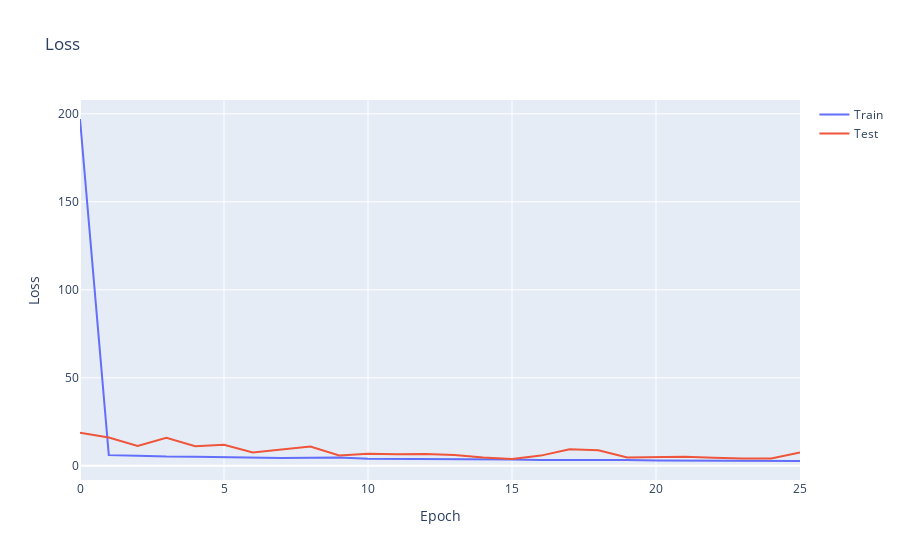

The code cell stored with this chart in its notebook:
### Code cell
model2.compile(loss = tf.losses.MeanSquaredError(),
               optimizer = "adam",
               metrics   = ["mae", "mse"])

#patience callback of 5 epochs
early_stopping = tf.keras.callbacks.EarlyStopping(monitor='val_loss', patience=PATIENCE, mode='min')

# Train the model and save the history
history = model2.fit(train_dataset,
                     epochs=EPOCHS,
                     validation_data=test_dataset,
                     callbacks=[early_stopping])

# Plot the loss and the MAE
fig = go.Figure()
fig.add_trace(go.Scatter(x=history.epoch, y=history.history['loss'], mode='lines', name='Train'))
fig.add_trace(go.Scatter(x=history.epoch, y=history.history['val_loss'], mode='lines', name='Test'))
fig.update_layout(title='Loss', xaxis_title='Epoch', yaxis_title='Loss')
fig.show()

### Figure 1 — Plotly figure (JSON) as saved in the notebook; plotly's stock layout.template omitted (floating-point values rounded to 4 significant figures)
{"data": [{"mode": "lines", "name": "Train", "type": "scatter", "x": [0, 1, 2, 3, 4, 5, 6, 7, 8, 9, 10, 11, 12, 13, 14, 15, 16, 17, 18, 19, 20, 21, 22, 23, 24, 25], "y": [197.0, 6.081, 5.788, 5.287, 5.232, 4.949, 4.773, 4.484, 4.575, 4.696, 4.092, 4.042, 4.117, 3.852, 3.805, 3.639, 3.297, 3.342, 3.49, 3.268, 3.012, 2.972, 2.887, 3.149, 2.897, 2.748]}, {"mode": "lines", "name": "Test", "type": "scatter", "x": [0, 1, 2, 3, 4, 5, 6, 7, 8, 9, 10, 11, 12, 13, 14, 15, 16, 17, 18, 19, 20, 21, 22, 23, 24, 25], "y": [18.74, 16.14, 11.29, 15.89, 11.15, 11.92, 7.533, 9.073, 10.94, 5.929, 6.842, 6.636, 6.731, 6.227, 4.721, 3.94, 5.81, 9.358, 8.885, 4.754, 5.067, 5.127, 4.646, 4.148, 4.204, 7.528]}], "layout": {"title": {"text": "Loss"}, "xaxis": {"title": {"text": "Epoch"}}, "yaxis": {"title": {"text": "Loss"}}}}
